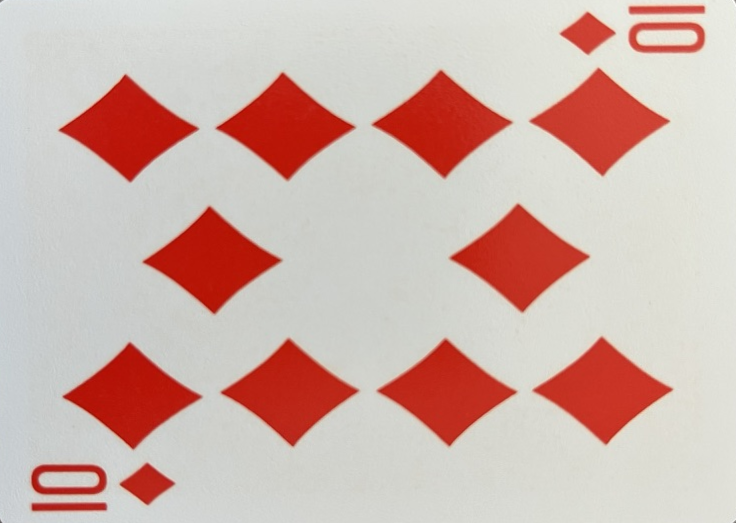
#> input picture sajat/references3/káró_10.warped.png, 736 x 523 px
$ jupyter execute 'J0P7MF_TóthIstván.ipynb'
#> lines starting #> are read from the running program, lines starting #| are printed output that depends on the picture; after the words box and inside, x2 and y2 are one past the last pixel; in counts of white or black regions, pixels touching at a corner belong together
[cell 1]
import cv2
import numpy as np
from pathlib import Path
from IPython.display import display
from PIL import Image

[cell 2]
def display_resized(pic, resize=1):
    h, w = pic.shape[:2]
    display(Image.fromarray(cv2.cvtColor(pic, cv2.COLOR_BGR2RGB)).resize((w // resize, h // resize), Image.LANCZOS))

[cell 3]
def scale_image(img, w, h):
    interp = cv2.INTER_LANCZOS4
    return cv2.resize(img, (w, h), interpolation=interp)

[cell 4]
def poly_area_signed(pts):
    x, y = pts[:, 0], pts[:, 1]
    return 0.5 * np.sum(x * np.roll(y, -1) - y * np.roll(x, -1))

[cell 5]
def order_ccw(pts):
    c = pts.mean(axis=0)
    angles = np.arctan2(pts[:, 1] - c[1], pts[:, 0] - c[0])
    pts = pts[np.argsort(angles)]
    tl_idx = np.argmin(pts.sum(axis=1))
    return np.roll(pts, -tl_idx, axis=0).astype(np.float32)

[cell 6]
def warp_image(img, quad):
    quad = order_ccw(quad)

    wA = np.linalg.norm(quad[1] - quad[0])
    wB = np.linalg.norm(quad[2] - quad[3])
    hA = np.linalg.norm(quad[3] - quad[0])
    hB = np.linalg.norm(quad[2] - quad[1])

    width  = int(round(max(wA, wB)))
    height = int(round(max(hA, hB)))

    dst = np.array([[0, 0],
                    [width - 1, 0],
                    [width - 1, height - 1],
                    [0, height - 1]], np.float32)

    if poly_area_signed(quad) * poly_area_signed(dst) < 0:
        dst = dst[::-1]

    H = cv2.getPerspectiveTransform(quad, dst)
    warped = cv2.warpPerspective(img, H, (width, height),
                                 flags=cv2.INTER_LINEAR,
                                 borderMode=cv2.BORDER_REPLICATE)


    if warped.shape[0] > warped.shape[1]:
        warped = cv2.rotate(warped, cv2.ROTATE_90_CLOCKWISE)

    return warped

[cell 7]
def sharpen_image(img):
    kernel = np.array([[ -1.0, -1.0, -1.0],
                       [ -1.0,  9.0, -1.0],
                       [ -1.0, -1.0, -1.0]], dtype=np.float32)

    sharpened = cv2.filter2D(img, ddepth=-1, kernel=kernel, borderType=cv2.BORDER_REPLICATE)
    return sharpened

[cell 8]
def get_quads(cntrs, img_area):
    quads      = []
    all_polys  = []

    for c in cntrs:
        eps  = 0.015 * cv2.arcLength(c, True)
        poly = cv2.approxPolyDP(c, eps, True)

        all_polys.append(poly)

        if 4 < len(poly) <= 8:
            hull = cv2.convexHull(poly)
            peri_h = cv2.arcLength(hull, True)
            poly_h = cv2.approxPolyDP(hull, 0.04 * peri_h, True)
            if len(poly_h) != 4:
                continue
            else:
                poly = poly_h

        if len(poly) != 4 or not cv2.isContourConvex(poly):
            continue

        quad = poly.reshape(4, 2).astype(np.float32)
        w_top = np.linalg.norm(quad[1] - quad[0])
        w_bot = np.linalg.norm(quad[2] - quad[3])
        h_left = np.linalg.norm(quad[0] - quad[3])
        h_right= np.linalg.norm(quad[2] - quad[1])
        shortest = min(h_left, h_right, w_top, w_bot)
        longest  = max(h_left, h_right, w_top, w_bot)
        if longest / shortest > ASPECT_HIGH:
            continue
        width = max(w_top, w_bot)
        height = max(h_left, h_right)
        aspect = width / height if height else 0

        if not (ASPECT_LOW <= aspect <= ASPECT_HIGH):
            continue

        if cv2.contourArea(quad) < MIN_AREA_RATIO * img_area:
            continue

        if cv2.contourArea(c) / cv2.contourArea(quad) < RECT_FILL_RATIO:
            continue

        quads.append(quad)

    final_quads = []
    mpa = np.mean([abs(poly_area_signed(quad)) for quad in quads])
    for quad in quads:
        if abs(poly_area_signed(quad)) < mpa * 2:
            final_quads.append(quad)

    return final_quads, all_polys

[cell 9]
def binarize_image(img, limit=None):
    gray = cv2.cvtColor(img, cv2.COLOR_BGR2GRAY)
    if limit is None:
        limit = np.mean(gray) * 0.9
    gray[gray < limit] = 0
    gray[gray >= limit] = 255
    blurred  = cv2.medianBlur(gray, ksize=11)
    _, binarized = cv2.threshold(blurred, 127, 255, cv2.THRESH_BINARY)
    return binarized

[cell 10]
def process_references(ref_dir):

    sift = cv2.SIFT_create()
    ref_data = []

    for file in ref_dir.rglob("*"):
        if not file.is_file():
            continue

        img = cv2.imread(str(file))
#> img is the input picture: shape (523, 736, 3); mean B, G, R 172.5, 179.7, 208.5

        if img is None:
            print(f"Error: could not read image {file}")
            continue

        padded = cv2.copyMakeBorder(img, PAD, PAD, PAD, PAD, cv2.BORDER_CONSTANT, value=0)
        blurred = cv2.GaussianBlur(padded, (11, 11), 0)

        edges = cv2.Canny(blurred, 100, 200)
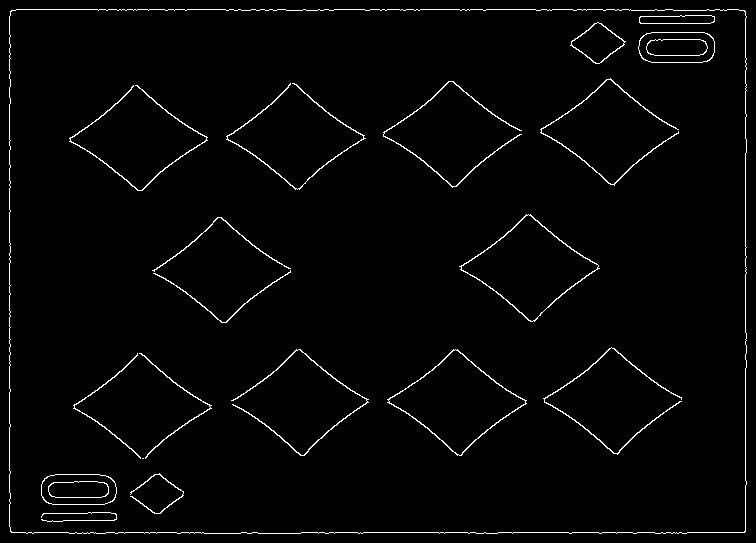
#> edges: shape (543, 756); 2.1% white in thin lines or dots
        contours, _ = cv2.findContours(edges, cv2.RETR_EXTERNAL, cv2.CHAIN_APPROX_SIMPLE)
#> contours = 1 contour; box (x1, y1, x2, y2) and area: (9, 9, 747, 534) 384862
        h, w = img.shape[:2]
        img_area = h * w
        quads, _ = get_quads(contours, img_area)
#> the loop in get_quads, `for c in cntrs:` made 1 pass
#> (eps, quad, w_top, w_bot, h_left, h_right, shortest, longest) on pass 1: (39.44, [[10, 11], [11, 532], [745, 531], [744, 10]], 521, 521, 734, 734, 521, 734)
#> after the loop in get_quads, `for c in cntrs:`: all_polys = [[[10, 11], [11, 532], [745, 531], [744, 10]]]
#> in get_quads, `mpa = np.mean([abs(poly_area_signed(quad)) for quad in quads])`: mpa = 382415
#> the loop in get_quads, `for quad in quads:` made 1 pass
#> (quad, x in poly_area_signed, y in poly_area_signed) on pass 1: ([[10, 11], [11, 532], [745, 531], [744, 10]], [10, 11, 745, 744], [11, 532, 531, 10])
#> after the loop in get_quads, `for quad in quads:`: final_quads = [[[10, 11], [11, 532], [745, 531], [744, 10]]]
#> quads = [[[10, 11], [11, 532], [745, 531], [744, 10]]]

        for quad in quads:
            warped = warp_image(padded, quad)
            scaled = scale_image(warped, RESIZE_WIDTH * 4, RESIZE_HEIGHT * 4)
            sharpened = sharpen_image(scaled)
            binarized = binarize_image(sharpened) #it was scaled
            scaled = scale_image(binarized, RESIZE_WIDTH, RESIZE_HEIGHT)

            #display_resized(scaled)

            kp, des = sift.detectAndCompute(scaled, None)
            kp_img = cv2.drawKeypoints(
                scaled,
                kp,
                None,
                flags=cv2.DRAW_MATCHES_FLAGS_DRAW_RICH_KEYPOINTS
            )
            #display_resized(kp_img)

            ref_data.append((file, kp, des))
#> this loop made 1 pass
#> (wA in warp_image, wB in warp_image, hA in warp_image, hB in warp_image) on pass 1: (734, 734, 521, 521)
#> pass 1, in binarize_image, `gray = cv2.cvtColor(img, cv2.COLOR_BGR2GRAY)`:
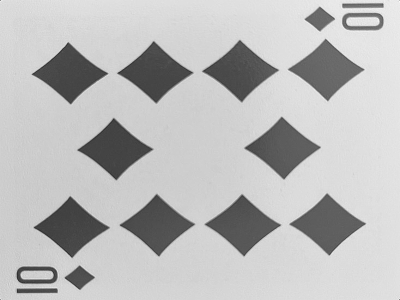
#> gray: shape (1200, 1600) (shown at 1/4 size); min 24, max 255, mean 187.4
#> after the loop:
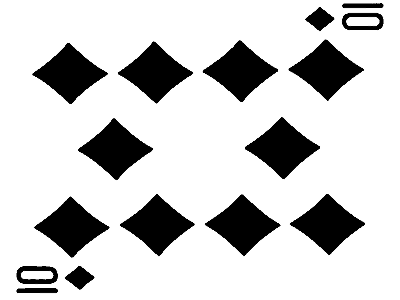
#> scaled: shape (300, 400); min 0, max 255, mean 204
#> after the loop, ref_data = 1 item
#> pass 2 of the loop in process_references, `for file in ref_dir.rglob("*"):`:
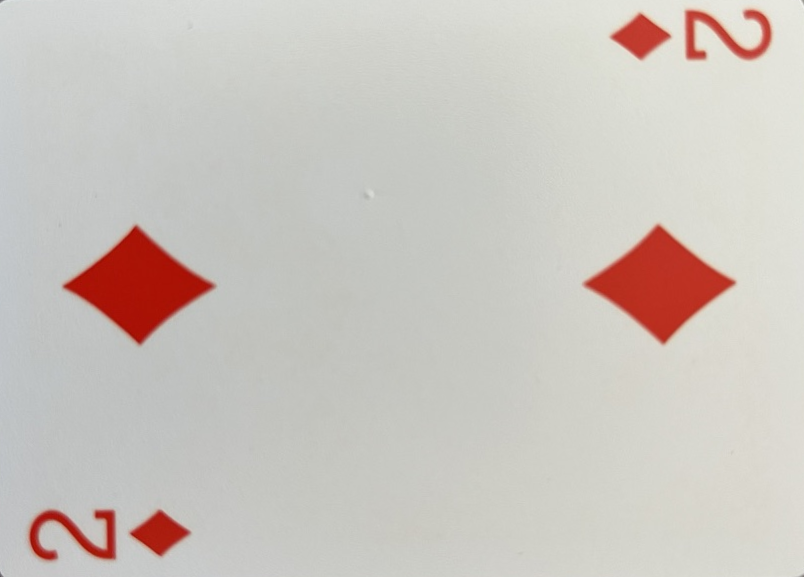
#> input picture sajat/references3/káró_2.warped.png, 804 x 577 px
#> in process_references, img is the input picture: shape (577, 804, 3); mean B, G, R 191.5, 197.2, 203.5
#> in process_references, `edges = cv2.Canny(blurred, 100, 200)`:
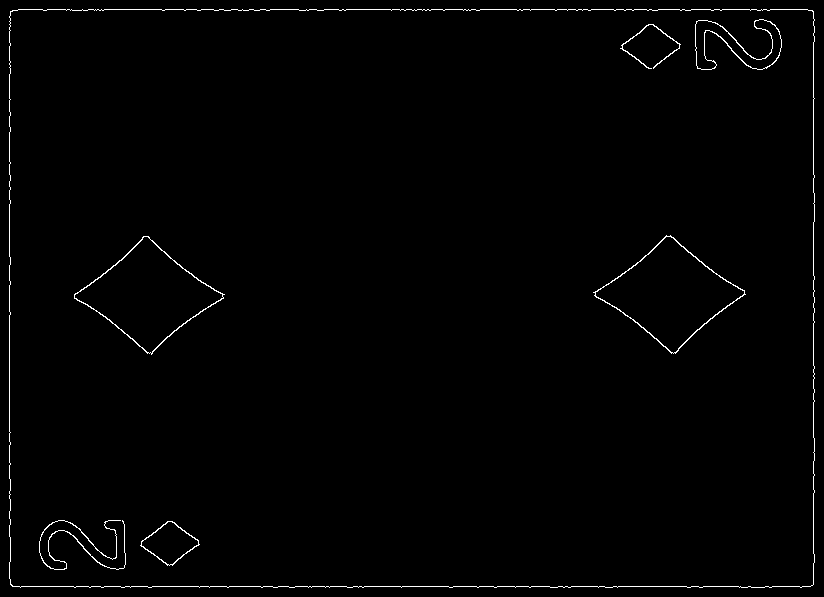
#> edges: shape (597, 824); 1% white in thin lines or dots
#> in process_references, `contours, _ = cv2.findContours(edges, cv2.RETR_EXTERNAL, cv2.CHAIN_APP..`: contours = 1 contour; box (x1, y1, x2, y2) and area: (9, 9, 815, 588) 463821
#> the loop in get_quads (call 2), `for c in cntrs:` made 1 pass
#> (eps, quad, w_top, w_bot, h_left, h_right, shortest, longest) on pass 1: (43.13, [[10, 11], [12, 586], [813, 584], [812, 10]], 575, 574, 802, 801, 574, 802)
#> the loop in get_quads (call 2), `for quad in quads:` made 1 pass
#> (quad, x in poly_area_signed, y in poly_area_signed) on pass 1: ([[10, 11], [12, 586], [813, 584], [812, 10]], [10, 12, 813, 812], [11, 586, 584, 10])
#> in process_references, `quads, _ = get_quads(contours, img_area)`: quads = [[[10, 11], [12, 586], [813, 584], [812, 10]]]
#> the loop in process_references, `for quad in quads:` made 1 pass
#> (wA in warp_image, wB in warp_image, hA in warp_image, hB in warp_image) on pass 1: (802, 801, 575, 574)
#> after the loop in process_references, `for quad in quads:`:
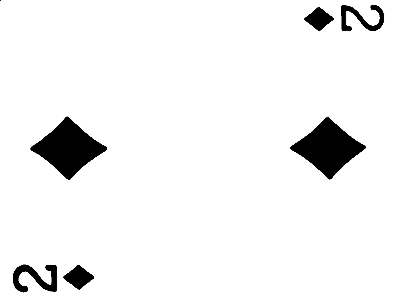
#> scaled: shape (300, 400); min 0, max 255, mean 241.1
#> after the loop in process_references, `for quad in quads:`: ref_data = 2 items
            #print(f"{file.name:>25s}: {len(kp):4d} key-points")
    return ref_data

[cell 11]
# [27 lines left out: function process_references_save, not called in this run]

[cell 12]
def process_image(padded, quads, ref_data):
    per_card_data = []
    sift = cv2.SIFT_create()
    bf = cv2.BFMatcher(cv2.NORM_L2, crossCheck=False)

    for quad in quads:
        warped = warp_image(padded, quad)
        scaled = scale_image(warped, RESIZE_WIDTH * 4, RESIZE_HEIGHT * 4)
        sharpened = sharpen_image(scaled)
        binarized = binarize_image(sharpened)
        scaled = scale_image(binarized, RESIZE_WIDTH, RESIZE_HEIGHT)

        display_resized(scaled)

        kp, des = sift.detectAndCompute(scaled, None)
        per_card_data.append((kp, des))
        print(f"{len(kp):4d} key-points")

        best_ref, best_score = None, 0

        for ref_path, kp_ref, des_ref in ref_data:
            knn = bf.knnMatch(des, des_ref, k=2)
            good = [m for m, n in knn if m.distance < DIST_RATIO * n.distance]
            if len(good) > best_score:
                best_ref, best_score = ref_path, len(good)

        if best_ref is None:
            print(f"no reasonable match")
        else:
            print(f"best match → {best_ref.name}  ({best_score} good matches)")

[cell 13]
def display_annotated_image(img, quads):
    annotated = img.copy()

    for quad in quads:
        cv2.polylines(
            annotated,
            [quad.astype(np.int32)],
            isClosed=True,
            color=(0, 255, 0),
            thickness=2,
            lineType=cv2.LINE_AA
        )

    display_resized(annotated, 3)

[cell 14]
TEST_IMG_NAME = "pics/9.jpeg"
REF_IMGS_DIR = "references3"
PAD = 10
MIN_AREA_RATIO = 0.01
ASPECT_LOW, ASPECT_HIGH = 0.333, 3.0
RECT_FILL_RATIO = 0.0001
DIST_RATIO = 0.75
RESIZE_WIDTH = 400
RESIZE_HEIGHT = 300

[cell 15]
ref_dir  = Path(REF_IMGS_DIR)
ref_data = process_references(ref_dir)
#> ref_data = 3 items

[cell 16]
#process_references_save(ref_dir)

[cell 17]
img_to_process = cv2.imread(TEST_IMG_NAME)
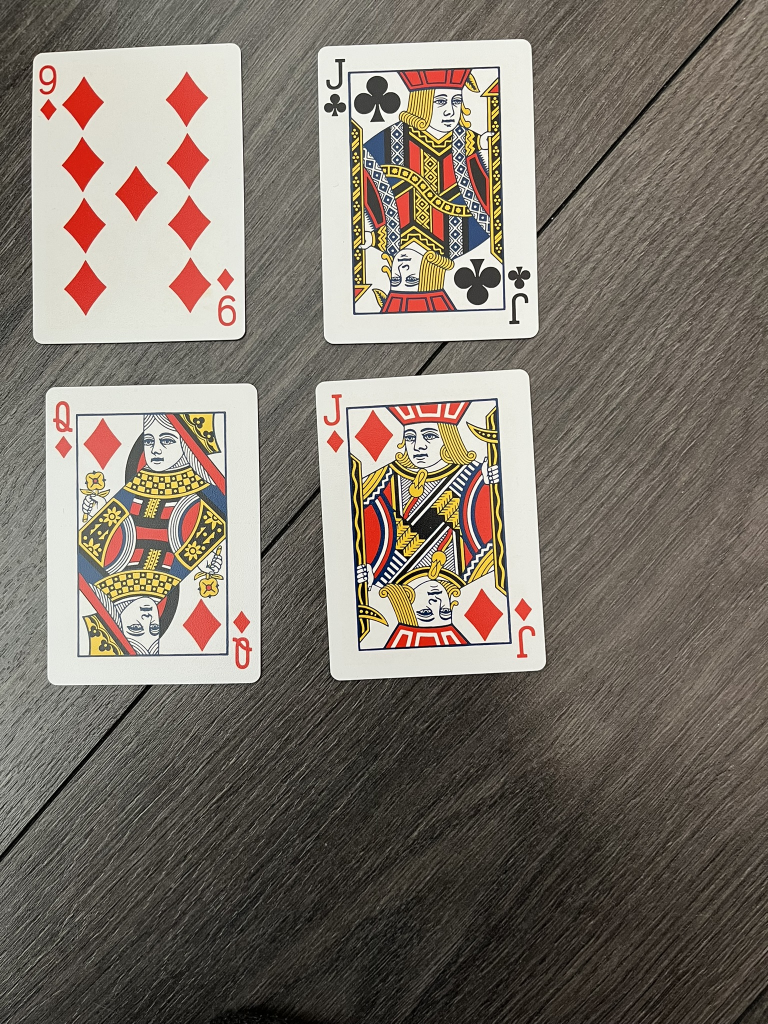
#> input picture sajat/pics/9.jpeg, 1536 x 2048 px (shown at 1/2 size)
#> img_to_process is the input picture: shape (2048, 1536, 3); mean B, G, R 105.9, 116, 125

[cell 18]
padded = cv2.copyMakeBorder(img_to_process, PAD, PAD, PAD, PAD, cv2.BORDER_CONSTANT, value=0)
#> padded: shape (2068, 1556, 3)

[cell 19]
blurred = cv2.GaussianBlur(padded, (11, 11), 0)
#> blurred: shape (2068, 1556, 3)

[cell 20]
edges = cv2.Canny(blurred, 100, 200)
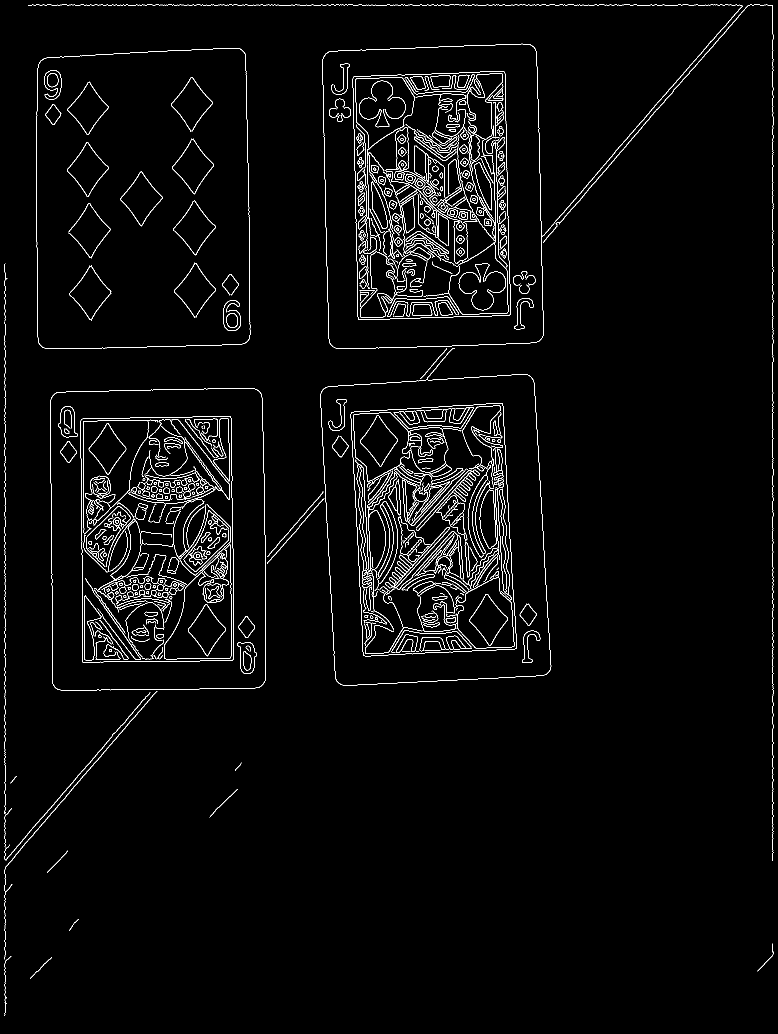
#> edges: shape (2068, 1556) (shown at 1/2 size); 2.6% white in thin lines or dots

[cell 21]
contours, _ = cv2.findContours(edges, cv2.RETR_EXTERNAL, cv2.CHAIN_APPROX_SIMPLE)
#> contours = 23 contours, 9 with area under 20; largest, box (x1, y1, x2, y2) and area: (640, 696, 1103, 1372) 258431, (645, 12, 1485, 698) 256797, (100, 776, 532, 1382) 254700, (72, 96, 501, 698) 248306, (1086, 9, 1547, 1722) 388

[cell 22]
h, w = img_to_process.shape[:2]
img_area = h * w

[cell 23]
quads, all_polys = get_quads(contours, img_area)
#> after the loop in get_quads (call 4), `for c in cntrs:`: all_polys = 23 contours, 16 with area under 20; largest, box (x1, y1, x2, y2) and area: (644, 696, 1100, 1369) 248152, (652, 12, 1485, 689) 246774, (104, 780, 528, 1377) 242492, (80, 98, 497, 695) 235209, (1086, 9, 1546, 1722) 26984, (9, 1382, 314, 1782) 152, (60, 1915, 104, 1958) 58; peri_h = 2620.8; quads = [[[516, 780], [104, 792], [111, 1376], [527, 1367]], [[1099, 1342], [680, 1368], [644, 780], [1059, 751]], [[482, 98], [80, 122], [84, 694], [496, 681]], [[660, 688], [652, 106], [1484, 12], [1078, 682]]]

[cell 24]
display_annotated_image(padded, contours)
#> the loop in display_annotated_image, `for quad in quads:` made 23 passes

[cell 25]
display_annotated_image(padded, quads)
#> the loop in display_annotated_image (call 2), `for quad in quads:` made 4 passes
#> quad on passes 1 to 4: [[516, 780], [104, 792], [111, 1376], [527, 1367]], [[1099, 1342], [680, 1368], [644, 780], [1059, 751]], [[482, 98], [80, 122], [84, 694], [496, 681]], [[660, 688], [652, 106], [1484, 12], [1078, 682]]
#> after the loop in display_annotated_image (call 2), `for quad in quads:`:
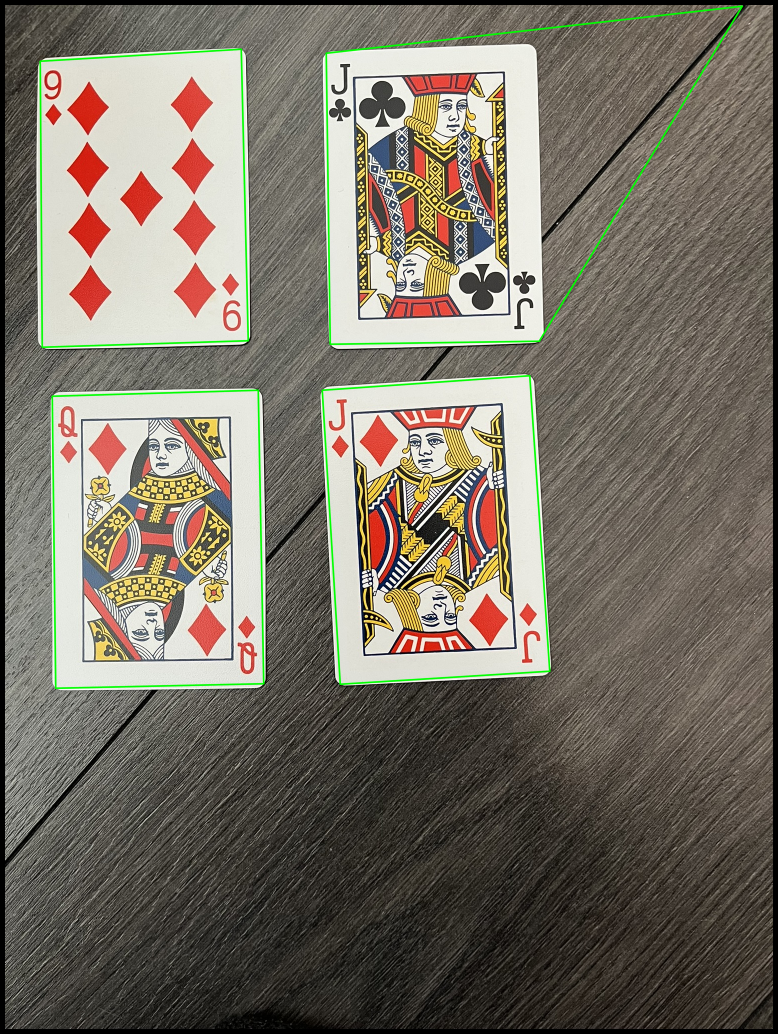
#> annotated: shape (2068, 1556, 3) (shown at 1/2 size); mean B, G, R 101.7, 113.8, 120.3

[cell 26]
process_image(padded, quads, ref_data)
#> the loop in process_image, `for quad in quads:` made 4 passes
#> (wA in warp_image, wB in warp_image, hA in warp_image, hB in warp_image, width in warp_image) on passes 1 to 3: (412.2, 416.1, 584, 587.1, 416), (416, 419.8, 589.1, 592.4, 420), (402.7, 412.2, 572, 583.2, 412)
#> (printed output is left out)
#> after the loop in process_image, `for quad in quads:`:
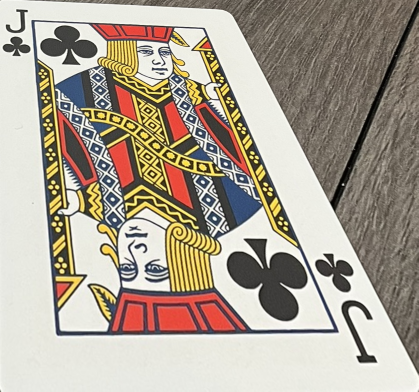
#> warped: shape (783, 837, 3) (shown at 1/2 size); mean B, G, R 148.2, 162.2, 172.4
#> after the loop in process_image, `for quad in quads:`: per_card_data = 4 items
